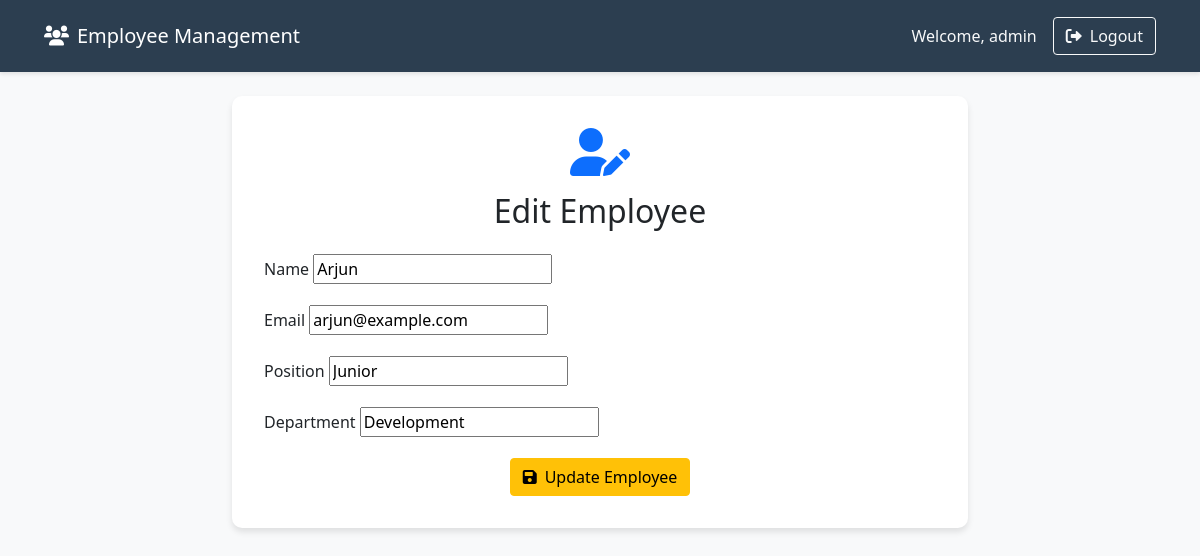
The app's page /employees/edit/2/ (signed in) with its own data.
### employees/models.py (models this page shows, shortened)
class Employee(models.Model):
    name = models.CharField(max_length=100)
    email = models.EmailField(unique=True)
    position = models.CharField(max_length=100)
    department = models.CharField(max_length=100)
    date_joined = models.DateField(auto_now_add=True)

### employees/views.py (the view)
# urls.py: path('employees/edit/<int:pk>/', views.edit_employee, name='edit_employee'),
@login_required
def edit_employee(request, pk):
    employee = get_object_or_404(Employee, pk=pk)
    if request.method == 'POST':
        form = EmployeeForm(request.POST, instance=employee)
        if form.is_valid():
            form.save()
            return redirect('employee_list')
    else:
        form = EmployeeForm(instance=employee)
    return render(request, 'employees/edit_employee.html', {'form': form})

### employees/forms.py
class EmployeeForm(forms.ModelForm):
    class Meta:
        model = Employee
        fields = ['name', 'email', 'position', 'department']

### employees/templates/employees/edit_employee.html (shortened to what this page needs)
{% extends 'employees/base.html' %}
{% block content %}
<div class="row justify-content-center">
    <div class="col-md-8">
        <div class="form-container">
            <div class="text-center mb-4">
                <i class="fas fa-user-edit fa-3x text-primary"></i>
                <h2 class="mt-3">Edit Employee</h2>
            </div>
            <form method="post">
                {% for field in form %}
                <div class="mb-3">
                    <label for="{{ field.id_for_label }}" class="form-label">{{ field.label }}</label>
                    {{ field }}
                </div>
                {% endfor %}
                <div class="text-center">
                    <button type="submit" class="btn btn-warning">
                        <i class="fas fa-save me-2"></i>Update Employee
                    </button>
                </div>
            </form>
        </div>
    </div>
</div>
{% endblock %}

### employees/templates/employees/base.html (shortened to what this page needs)
<!DOCTYPE html>
<html>
<head>
    <link href="https://cdn.jsdelivr.net/npm/bootstrap@5.1.3/dist/css/bootstrap.min.css" rel="stylesheet">
    <link href="https://cdnjs.cloudflare.com/ajax/libs/font-awesome/6.0.0/css/all.min.css" rel="stylesheet">
</head>
<body>
    <nav class="navbar navbar-expand-lg navbar-dark">
        <div class="container">
            <a class="navbar-brand" href="{% url 'home' %}">
                <i class="fas fa-users me-2"></i>Employee Management
            </a>
            {% if user.is_authenticated %}
            <div class="d-flex align-items-center">
                <span class="text-light me-3">Welcome, {{ user.username }}</span>
                <a href="{% url 'logout' %}" class="btn btn-outline-light">
                    <i class="fas fa-sign-out-alt me-2"></i>Logout
                </a>
            </div>
            {% endif %}
        </div>
    </nav>
    <div class="container mt-4">
        {% block content %}
        {% endblock %}
    </div>
</body>
</html>

### employees/templates/employees/base.html (style rules this page uses)
:root { --primary-color: #2c3e50; --secondary-color: #3498db; }
body { background-color: #f8f9fa; font-family: 'Segoe UI', Tahoma, Geneva, Verdana, sans-serif; }
.navbar { background-color: var(--primary-color) !important; box-shadow: 0 2px 4px rgba(0,0,0,0.1); padding: 1rem 2rem; }
.form-container { background-color: white; padding: 2rem; border-radius: 10px; box-shadow: 0 4px 6px rgba(0,0,0,0.1); }

### records on screen
Employee: form "Arjun" "arjun@example.com" "Junior" "Development"

### other values on screen
{{ user.username }} "admin"
{{ field.label }} "Name" "Email" "Position" "Department"
